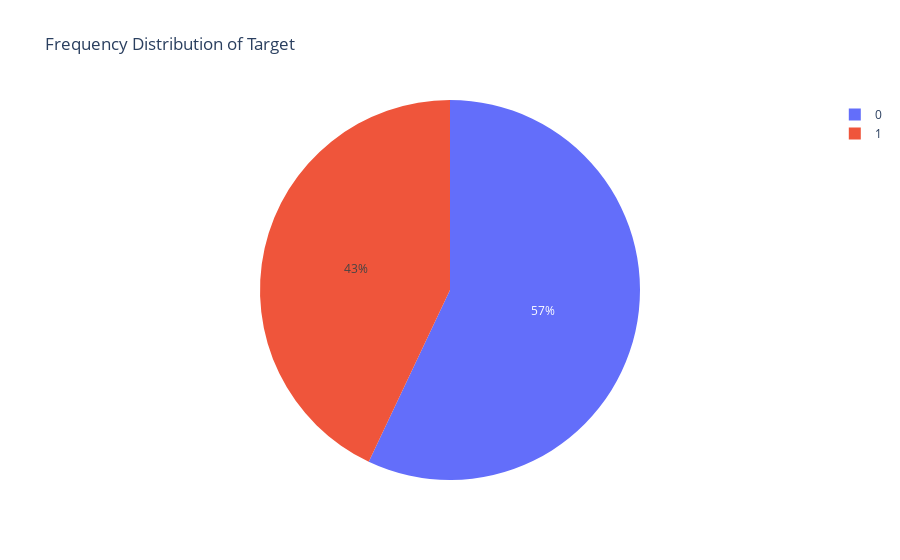

The notebook cell saved with this chart:
### Code cell
target_counts = train['target'].value_counts().reset_index()


target_counts.columns = ['Target', 'Count']

fig = px.pie(target_counts, values='Count', names='Target', title='Frequency Distribution of Target')

fig.show()

### Figure 1 — Plotly figure (JSON) as saved in the notebook; plotly's stock layout.template omitted (floating-point values rounded to 4 significant figures)
{"data": [{"domain": {"x": [0, 1], "y": [0, 1]}, "hovertemplate": "Target=%{label}<br>Count=%{value}<extra></extra>", "labels": [0, 1], "legendgroup": "", "name": "", "showlegend": true, "type": "pie", "values": [4342, 3271]}], "layout": {"legend": {"tracegroupgap": 0}, "title": {"text": "Frequency Distribution of Target"}}}
